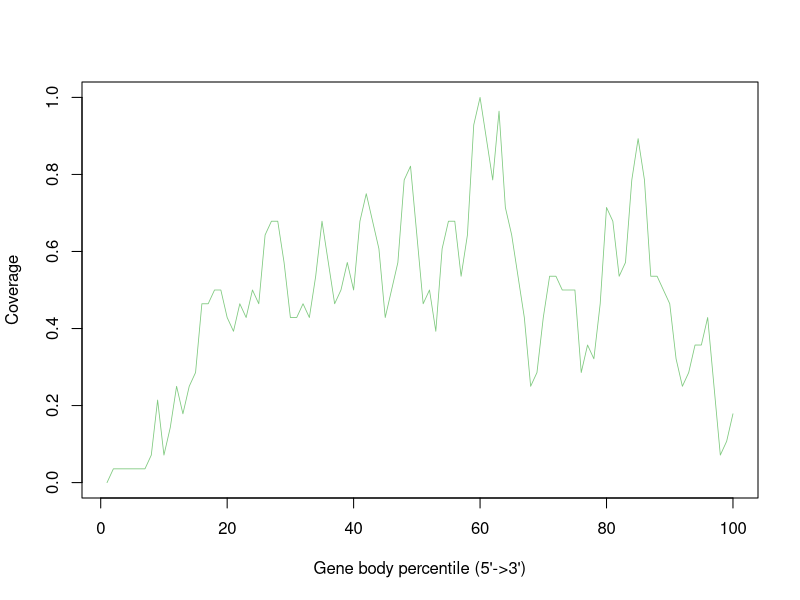

Write R code to recreate this figure.
GSM4486060_Aligned.sortedByCoord_sorted.out <- c(0.0,0.03571428571428571,0.03571428571428571,0.03571428571428571,0.03571428571428571,0.03571428571428571,0.03571428571428571,0.07142857142857142,0.21428571428571427,0.07142857142857142,0.14285714285714285,0.25,0.17857142857142858,0.25,0.2857142857142857,0.4642857142857143,0.4642857142857143,0.5,0.5,0.42857142857142855,0.39285714285714285,0.4642857142857143,0.42857142857142855,0.5,0.4642857142857143,0.6428571428571429,0.6785714285714286,0.6785714285714286,0.5714285714285714,0.42857142857142855,0.42857142857142855,0.4642857142857143,0.42857142857142855,0.5357142857142857,0.6785714285714286,0.5714285714285714,0.4642857142857143,0.5,0.5714285714285714,0.5,0.6785714285714286,0.75,0.6785714285714286,0.6071428571428571,0.42857142857142855,0.5,0.5714285714285714,0.7857142857142857,0.8214285714285714,0.6428571428571429,0.4642857142857143,0.5,0.39285714285714285,0.6071428571428571,0.6785714285714286,0.6785714285714286,0.5357142857142857,0.6428571428571429,0.9285714285714286,1.0,0.8928571428571429,0.7857142857142857,0.9642857142857143,0.7142857142857143,0.6428571428571429,0.5357142857142857,0.42857142857142855,0.25,0.2857142857142857,0.42857142857142855,0.5357142857142857,0.5357142857142857,0.5,0.5,0.5,0.2857142857142857,0.35714285714285715,0.32142857142857145,0.4642857142857143,0.7142857142857143,0.6785714285714286,0.5357142857142857,0.5714285714285714,0.7857142857142857,0.8928571428571429,0.7857142857142857,0.5357142857142857,0.5357142857142857,0.5,0.4642857142857143,0.32142857142857145,0.25,0.2857142857142857,0.35714285714285715,0.35714285714285715,0.42857142857142855,0.25,0.07142857142857142,0.10714285714285714,0.17857142857142858)


pdf("GSM4486060.geneBodyCoverage.curves.pdf")
x=1:100
icolor = colorRampPalette(c("#7fc97f","#beaed4","#fdc086","#ffff99","#386cb0","#f0027f"))(1)
plot(x,GSM4486060_Aligned.sortedByCoord_sorted.out,type='l',xlab="Gene body percentile (5'->3')", ylab="Coverage",lwd=0.8,col=icolor[1])
dev.off()
